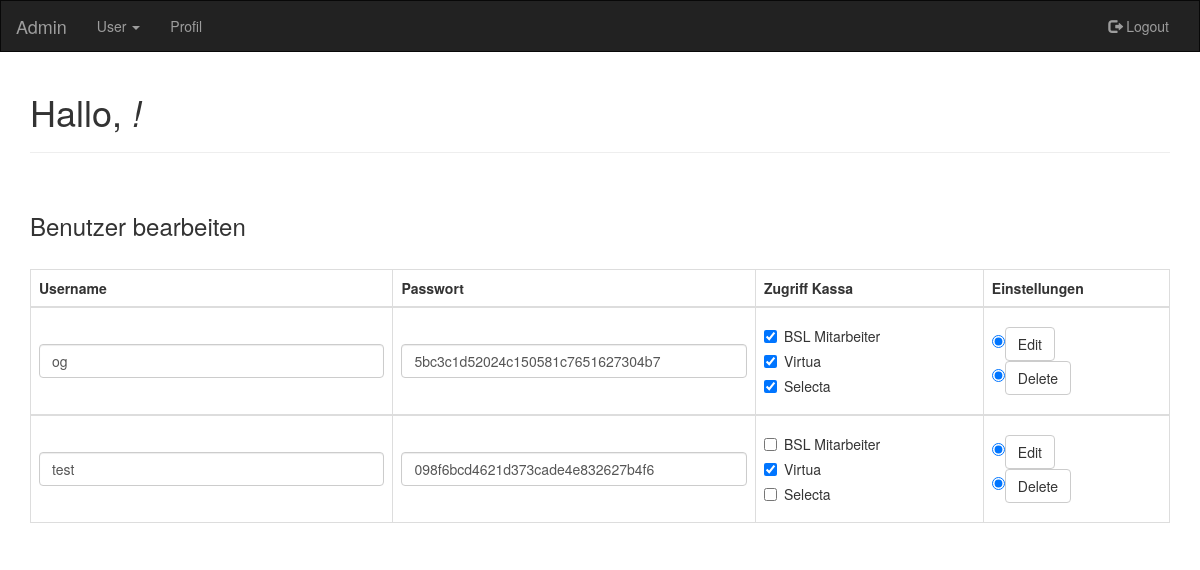
Screenshot of /admin.php (signed in) with the database file from the repository.
### tables this page shows
CREATE TABLE `users` (
  `uid` int(11) NOT NULL,
  `username` varchar(50) NOT NULL,
  `password` varchar(50) NOT NULL,
  `bsl` varchar(255) NOT NULL,
  `virtua` varchar(255) NOT NULL,
  `selecta` varchar(255) NOT NULL
);

### admin.php (the view, shortened to what this page needs)
<?php
	include("checkadmin.php");
	include("connection.php");
?>
<!DOCTYPE html>
<html lang="de">
<head>
  <link rel="stylesheet" href="https://maxcdn.bootstrapcdn.com/bootstrap/3.3.7/css/bootstrap.min.css">
</head>
<body>
<nav class="navbar navbar-inverse">
  <div class="container-fluid">
    <div class="navbar-header">
      <a class="navbar-brand" href="admin.php">Admin</a>
    </div>
    <div class="collapse navbar-collapse" id="myNavbar">
      <ul class="nav navbar-nav">
        <li class="dropdown">
          <a class="dropdown-toggle" data-toggle="dropdown" href="#">User <span class="caret"></span></a>
        </li>
        <li><a href="#">Profil</a></li>
      </ul>
      <ul class="nav navbar-nav navbar-right">
        <li><a href="logout.php"><span class="glyphicon glyphicon-log-out"></span> Logout</a></li>
      </ul>
    </div>
  </div>
</nav>
<div class="container">
  		<h1>Hallo, <em><?php echo $login_user;?>!</em></h1>
		<hr>
		<h3> Benutzer bearbeiten </h3>
		<table class="table table-bordered">
				<thead>
				<tr>
					<th>Username</th>
					<th>Passwort</th>
					<th>Zugriff Kassa</th>
					<th>Einstellungen</th>
				</tr>
				</thead>
		<?php
				$sql="SELECT * FROM users";
				$result_set=mysqli_query($db, $sql);
				while($row=mysqli_fetch_array($result_set))
				{
					?>
					<tbody>
						<tr style="height: 65px">
						<td style="vertical-align: middle;"><form action="adminedit.php" method="post"><input id="username" type="text" class="form-control" name="updateusername" value="<?php echo $row['username'] ?>"></td>
						<td style="vertical-align: middle;"><input id="password" type="text" class="form-control" name="updatepassword" value="<?php echo $row['password'] ?>"></td>
						<td style="vertical-align: middle;"><div class="checkbox"><label><input type="checkbox" value="ja" name="updatebsl" <?php echo ($row['bsl']=='ja' ? 'checked' : '');?>>BSL Mitarbeiter</label></div>
															<div class="checkbox"><label><input type="checkbox" value="ja" name="updatevirtua" <?php echo ($row['virtua']=='ja' ? 'checked' : '');?>>Virtua</label></div>
															<div class="checkbox"><label><input type="checkbox" value="ja" name="updateselecta" <?php echo ($row['selecta']=='ja' ? 'checked' : '');?>>Selecta</label></div>
						</td>
						<td style="vertical-align: middle;"><input type="radio" value="<?php echo $row['uid'] ?>" name="idadmin" checked="checked"><button type="submit" class="btn btn-default">Edit</button></form><br><form action="admindelete.php" method="post"><input type="radio" value="<?php echo $row['uid'] ?>" name="idadmin" checked="checked"><button type="submit" class="btn btn-default">Delete</button></form></td>
					</tr>
					</tbody>
					<?php
				}
				?>
</table>
				</div>
</body>
</html>

### admin.php (style rules this page uses)
h3 { margin-bottom: 30px; margin-top: 60px; }
nav.navbar { border-radius: 0px; }

### rows the page displays
users: updateusername "og", updatepassword "5bc3c1d52024c150581c7651627304b7", bsl "☑", virtua "☑", selecta "☑"
users: updateusername "test", updatepassword "098f6bcd4621d373cade4e832627b4f6", virtua "☑"
